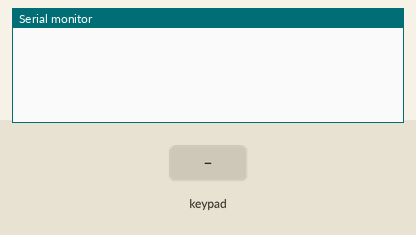
This sketch was run on a simulated Arduino Uno, built with avr-gcc and run on an emulated ATmega328P. Parts: the last lines printed to the serial monitor. Inputs (shaded band) come from the test bench.

Above: at 1.2 s.
1.3 s: key '1' pressed
At 2.3 s:
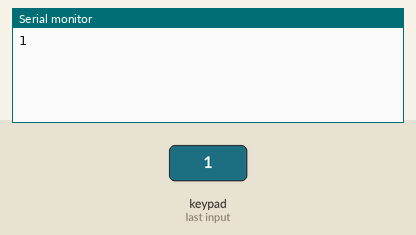
2.8 s: keypad keys 1 2 # pressed 0.4 s apart
At 4.0 s:
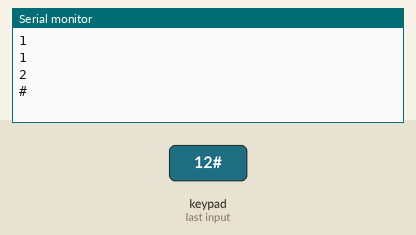
5.5 s: key 'A' pressed
At 6.6 s:
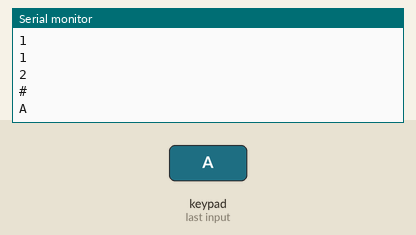
7.0 s: keypad keys 1 2 * pressed 0.4 s apart
At 8.3 s:
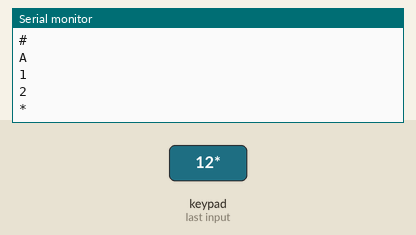
9.7 s: key 'B' pressed
At 10.9 s:
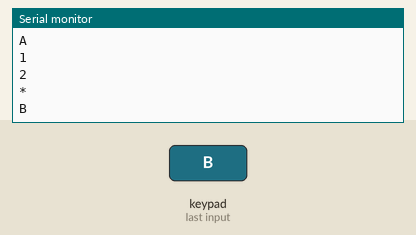
11.2 s: keypad keys 1 2 D pressed 0.4 s apart
At 13.0 s:
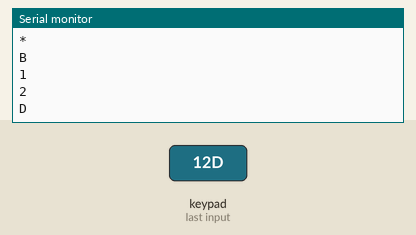

Measured:
- after the input at 1.3 s, the serial monitor: prints a new line at once (image 1)
- after the input at 2.8 s, the serial monitor: prints a new line after 0.41 s (image 2)
- after the input at 5.5 s, the serial monitor: prints a new line at once (image 3)
- after the input at 7.0 s, the serial monitor: prints a new line at once (image 4)
- after the input at 9.7 s, the serial monitor: prints a new line at once (image 5)
- after the input at 11.2 s, the serial monitor: prints a new line at once (image 6)

The sketch:

KEYPAD.ino
```cpp
#include <Keypad.h>
const byte rows=4;
const byte cols=4;
byte rp[rows]={2, 3, 4, 5};
byte cp[cols]={6, 7, 8, 9};
char keys[rows][cols] = {
  {'1','2','3','A'},
  {'4','5','6','B'},
  {'7','8','9','C'},
  {'*','0','#','D'}
};
Keypad key = Keypad(makeKeymap(keys),rp,cp,rows,cols); //object key
void setup() {
  Serial.begin(9600);
}

void loop() {
  char k = key.getKey();
  if (k){
    Serial.println(k);
  }
}
```
